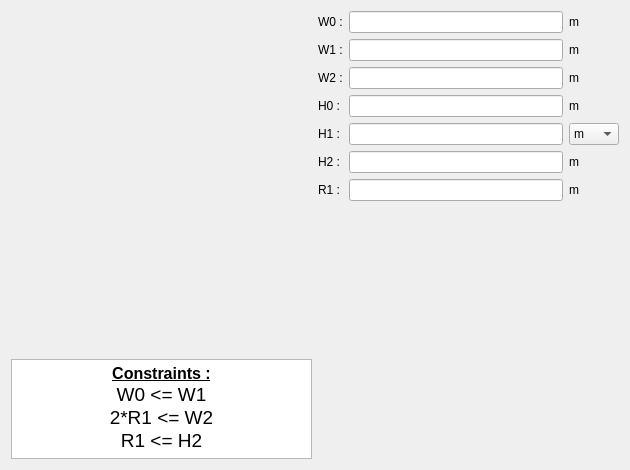
<?xml version="1.0" encoding="UTF-8"?>
<ui version="4.0">
 <class>PWSlot11</class>
 <widget class="QWidget" name="PWSlot11">
  <property name="geometry">
   <rect>
    <x>0</x>
    <y>0</y>
    <width>630</width>
    <height>470</height>
   </rect>
  </property>
  <property name="minimumSize">
   <size>
    <width>630</width>
    <height>470</height>
   </size>
  </property>
  <property name="maximumSize">
   <size>
    <width>16777215</width>
    <height>16777215</height>
   </size>
  </property>
  <property name="windowTitle">
   <string>Form</string>
  </property>
  <layout class="QHBoxLayout" name="horizontalLayout">
   <item>
    <layout class="QVBoxLayout" name="verticalLayout_2">
     <item>
      <widget class="QLabel" name="img_slot">
       <property name="sizePolicy">
        <sizepolicy hsizetype="Expanding" vsizetype="Expanding">
         <horstretch>0</horstretch>
         <verstretch>0</verstretch>
        </sizepolicy>
       </property>
       <property name="maximumSize">
        <size>
         <width>16777215</width>
         <height>16777215</height>
        </size>
       </property>
       <property name="text">
        <string/>
       </property>
       <property name="pixmap">
        <pixmap resource="../../../../Resources/pyleecan.qrc">:/images/images/MachineSetup/WSlot/Slot 11.PNG</pixmap>
       </property>
       <property name="scaledContents">
        <bool>true</bool>
       </property>
      </widget>
     </item>
     <item>
      <widget class="QTextEdit" name="txt_constraint">
       <property name="sizePolicy">
        <sizepolicy hsizetype="Expanding" vsizetype="Fixed">
         <horstretch>0</horstretch>
         <verstretch>0</verstretch>
        </sizepolicy>
       </property>
       <property name="maximumSize">
        <size>
         <width>16777215</width>
         <height>100</height>
        </size>
       </property>
       <property name="verticalScrollBarPolicy">
        <enum>Qt::ScrollBarAlwaysOff</enum>
       </property>
       <property name="html">
        <string>&lt;!DOCTYPE HTML PUBLIC &quot;-//W3C//DTD HTML 4.0//EN&quot; &quot;http://www.w3.org/TR/REC-html40/strict.dtd&quot;&gt;
&lt;html&gt;&lt;head&gt;&lt;meta name=&quot;qrichtext&quot; content=&quot;1&quot; /&gt;&lt;style type=&quot;text/css&quot;&gt;
p, li { white-space: pre-wrap; }
&lt;/style&gt;&lt;/head&gt;&lt;body style=&quot; font-family:'MS Shell Dlg 2'; font-size:7.8pt; font-weight:400; font-style:normal;&quot;&gt;
&lt;p align=&quot;center&quot; style=&quot; margin-top:0px; margin-bottom:0px; margin-left:0px; margin-right:0px; -qt-block-indent:0; text-indent:0px;&quot;&gt;&lt;span style=&quot; font-size:12pt; font-weight:600; text-decoration: underline;&quot;&gt;Constraints :&lt;/span&gt;&lt;/p&gt;
&lt;p align=&quot;center&quot; style=&quot; margin-top:0px; margin-bottom:0px; margin-left:0px; margin-right:0px; -qt-block-indent:0; text-indent:0px;&quot;&gt;&lt;span style=&quot; font-size:14pt;&quot;&gt;W0 &amp;lt;= W1&lt;/span&gt;&lt;/p&gt;
&lt;p align=&quot;center&quot; style=&quot; margin-top:0px; margin-bottom:0px; margin-left:0px; margin-right:0px; -qt-block-indent:0; text-indent:0px;&quot;&gt;&lt;span style=&quot; font-size:14pt;&quot;&gt;2*R1 &amp;lt;= W2&lt;/span&gt;&lt;/p&gt;
&lt;p align=&quot;center&quot; style=&quot; margin-top:0px; margin-bottom:0px; margin-left:0px; margin-right:0px; -qt-block-indent:0; text-indent:0px;&quot;&gt;&lt;span style=&quot; font-size:14pt;&quot;&gt;R1 &amp;lt;= H2&lt;/span&gt;&lt;/p&gt;&lt;/body&gt;&lt;/html&gt;</string>
       </property>
       <property name="textInteractionFlags">
        <set>Qt::TextSelectableByKeyboard|Qt::TextSelectableByMouse</set>
       </property>
      </widget>
     </item>
    </layout>
   </item>
   <item>
    <layout class="QVBoxLayout" name="verticalLayout">
     <item>
      <layout class="QGridLayout" name="gridLayout">
       <item row="0" column="0">
        <widget class="QLabel" name="in_W0">
         <property name="text">
          <string>W0 :</string>
         </property>
        </widget>
       </item>
       <item row="0" column="1">
        <widget class="FloatEdit" name="lf_W0"/>
       </item>
       <item row="0" column="2">
        <widget class="QLabel" name="unit_W0">
         <property name="text">
          <string>m</string>
         </property>
        </widget>
       </item>
       <item row="1" column="0">
        <widget class="QLabel" name="in_W1">
         <property name="text">
          <string>W1 :</string>
         </property>
        </widget>
       </item>
       <item row="1" column="1">
        <widget class="FloatEdit" name="lf_W1"/>
       </item>
       <item row="1" column="2">
        <widget class="QLabel" name="unit_W1">
         <property name="text">
          <string>m</string>
         </property>
        </widget>
       </item>
       <item row="2" column="0">
        <widget class="QLabel" name="in_W2">
         <property name="text">
          <string>W2 :</string>
         </property>
        </widget>
       </item>
       <item row="2" column="1">
        <widget class="FloatEdit" name="lf_W2"/>
       </item>
       <item row="2" column="2">
        <widget class="QLabel" name="unit_W2">
         <property name="text">
          <string>m</string>
         </property>
        </widget>
       </item>
       <item row="3" column="0">
        <widget class="QLabel" name="in_H0">
         <property name="text">
          <string>H0 :</string>
         </property>
        </widget>
       </item>
       <item row="3" column="1">
        <widget class="FloatEdit" name="lf_H0"/>
       </item>
       <item row="3" column="2">
        <widget class="QLabel" name="unit_H0">
         <property name="text">
          <string>m</string>
         </property>
        </widget>
       </item>
       <item row="4" column="0">
        <widget class="QLabel" name="in_H1">
         <property name="text">
          <string>H1 :</string>
         </property>
        </widget>
       </item>
       <item row="4" column="1">
        <widget class="FloatEdit" name="lf_H1"/>
       </item>
       <item row="4" column="2">
        <widget class="QComboBox" name="c_H1_unit">
         <item>
          <property name="text">
           <string>m</string>
          </property>
         </item>
         <item>
          <property name="text">
           <string>rad</string>
          </property>
         </item>
         <item>
          <property name="text">
           <string>deg</string>
          </property>
         </item>
        </widget>
       </item>
       <item row="5" column="0">
        <widget class="QLabel" name="in_H2">
         <property name="text">
          <string>H2 :</string>
         </property>
        </widget>
       </item>
       <item row="5" column="1">
        <widget class="FloatEdit" name="lf_H2"/>
       </item>
       <item row="5" column="2">
        <widget class="QLabel" name="unit_H2">
         <property name="text">
          <string>m</string>
         </property>
        </widget>
       </item>
       <item row="6" column="0">
        <widget class="QLabel" name="in_R1">
         <property name="text">
          <string>R1 :</string>
         </property>
        </widget>
       </item>
       <item row="6" column="1">
        <widget class="FloatEdit" name="lf_R1"/>
       </item>
       <item row="6" column="2">
        <widget class="QLabel" name="unit_R1">
         <property name="text">
          <string>m</string>
         </property>
        </widget>
       </item>
      </layout>
     </item>
     <item>
      <widget class="WWSlotOut" name="w_out" native="true"/>
     </item>
    </layout>
   </item>
  </layout>
 </widget>
 <customwidgets>
  <customwidget>
   <class>FloatEdit</class>
   <extends>QLineEdit</extends>
   <header>pyleecan.GUI/Tools/FloatEdit.h</header>
  </customwidget>
  <customwidget>
   <class>WWSlotOut</class>
   <extends>QWidget</extends>
   <header>pyleecan.GUI.Dialog.DMachineSetup.SWSlot.WWSlotOut.WWSlotOut.h</header>
   <container>1</container>
  </customwidget>
 </customwidgets>
 <tabstops>
  <tabstop>lf_W0</tabstop>
  <tabstop>lf_W1</tabstop>
  <tabstop>lf_W2</tabstop>
  <tabstop>lf_H0</tabstop>
  <tabstop>lf_H1</tabstop>
  <tabstop>c_H1_unit</tabstop>
  <tabstop>lf_H2</tabstop>
  <tabstop>lf_R1</tabstop>
  <tabstop>txt_constraint</tabstop>
 </tabstops>
 <resources>
  <include location="../../../../Resources/pyleecan.qrc"/>
  <include location="../../../../Resources/pyleecan.qrc"/>
 </resources>
 <connections/>
</ui>
